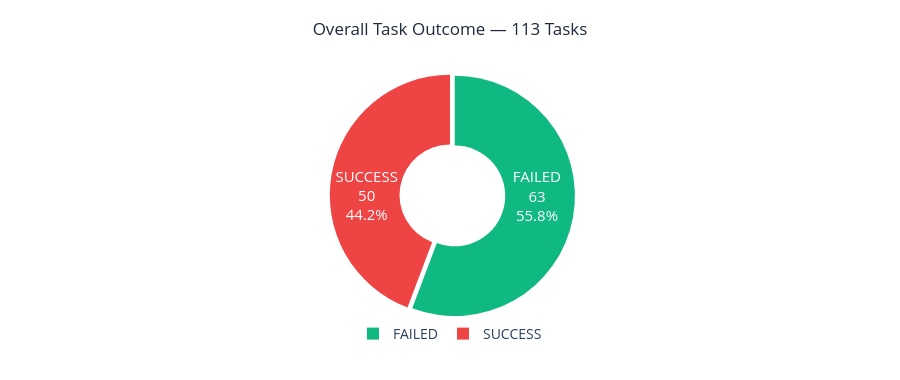
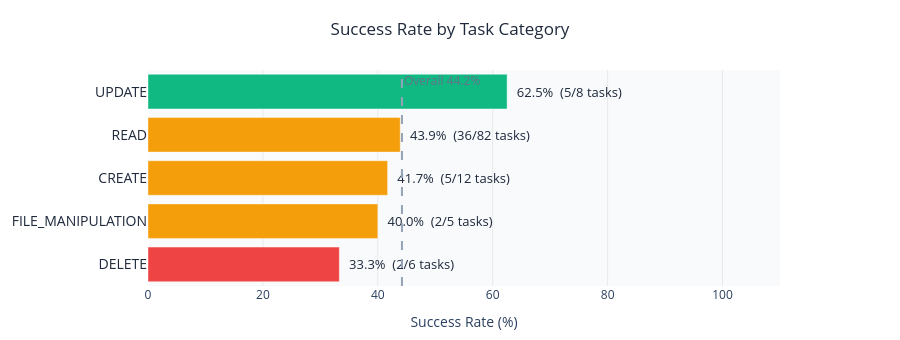

Write notebook code for charts like these, in order.
### Markdown cell above
### 1B. Status & Category Distribution

### Code cell
# ── Status distribution ──
status_counts = df['status'].value_counts().reset_index()
status_counts.columns = ['Status', 'Count']
status_counts['Pct'] = (status_counts['Count'] / len(df) * 100).round(1)

# Chart 1 — Status donut (standalone, no label collision)
fig_status = go.Figure(go.Pie(
    labels=status_counts['Status'],
    values=status_counts['Count'],
    marker_colors=['#10B981', '#EF4444'],
    textinfo='label+percent+value',
    textfont=dict(size=15, color='white'),
    textposition='inside',
    insidetextorientation='radial',
    hole=0.42,
    pull=[0.04, 0],
))
fig_status.update_layout(
    title=dict(text='Overall Task Outcome — 113 Tasks',
               font=dict(size=17, color='#1e293b'), x=0.5, xanchor='center'),
    height=380,
    paper_bgcolor='white',
    legend=dict(font=dict(size=14), orientation='h', yanchor='bottom', y=-0.12, xanchor='center', x=0.5),
    margin=dict(l=40, r=40, t=70, b=60)
)
fig_status.show()

# Chart 2 — Category success rate (horizontal bar — avoids label overlap)
cat_sr = df.groupby('category')['is_success'].agg(['sum','count','mean']).reset_index()
cat_sr.columns = ['category','successes','total','success_rate']
cat_sr['success_pct'] = (cat_sr['success_rate'] * 100).round(1)
cat_sr = cat_sr.sort_values('success_pct')

bar_colors = ['#EF4444' if x < 40 else '#F59E0B' if x < 55 else '#10B981'
              for x in cat_sr['success_pct']]

fig_cat = go.Figure(go.Bar(
    x=cat_sr['success_pct'],
    y=cat_sr['category'],
    orientation='h',
    marker=dict(color=bar_colors, line=dict(color='rgba(255,255,255,0.4)', width=1)),
    text=[f'  {p}%  ({s}/{t} tasks)'
          for p, s, t in zip(cat_sr['success_pct'], cat_sr['successes'], cat_sr['total'])],
    textposition='outside',
    textfont=dict(size=13, color='#1e293b'),
    cliponaxis=False,
))
fig_cat.add_vline(x=44.2, line_dash='dash', line_color='#94a3b8',
                  annotation_text='Overall 44.2%',
                  annotation_font=dict(size=12, color='#64748b'))
fig_cat.update_layout(
    title=dict(text='Success Rate by Task Category',
               font=dict(size=17, color='#1e293b'), x=0.5, xanchor='center'),
    xaxis=dict(
        title='Success Rate (%)', range=[0, 110],
        tickfont=dict(size=12), showgrid=True, gridcolor='rgba(0,0,0,0.07)'
    ),
    yaxis=dict(tickfont=dict(size=14, color='#1e293b'), automargin=True),
    height=340,
    plot_bgcolor='#f8fafc',
    paper_bgcolor='white',
    margin=dict(l=20, r=120, t=70, b=50),
    showlegend=False
)
fig_cat.show()

print('\nStatus breakdown:')
print(status_counts.to_string(index=False))
print('\nCategory success rates:')
print(cat_sr[['category','total','successes','success_pct']].sort_values('success_pct', ascending=False).to_string(index=False))

### Figure 1 — Plotly figure (JSON) as saved in the notebook; plotly's stock layout.template omitted (floating-point values rounded to 4 significant figures)
{"data": [{"hole": 0.42, "insidetextorientation": "radial", "labels": ["FAILED", "SUCCESS"], "marker": {"colors": ["#10B981", "#EF4444"]}, "pull": [0.04, 0], "textfont": {"color": "white", "size": 15}, "textinfo": "label+percent+value", "textposition": "inside", "type": "pie", "values": [63, 50]}], "layout": {"height": 380, "legend": {"font": {"size": 14}, "orientation": "h", "x": 0.5, "xanchor": "center", "y": -0.12, "yanchor": "bottom"}, "margin": {"b": 60, "l": 40, "r": 40, "t": 70}, "paper_bgcolor": "white", "title": {"font": {"color": "#1e293b", "size": 17}, "text": "Overall Task Outcome — 113 Tasks", "x": 0.5, "xanchor": "center"}}}

### Figure 2 — Plotly figure (JSON) as saved in the notebook; plotly's stock layout.template omitted (floating-point values rounded to 4 significant figures)
{"data": [{"cliponaxis": false, "marker": {"color": ["#EF4444", "#F59E0B", "#F59E0B", "#F59E0B", "#10B981"], "line": {"color": "rgba(255,255,255,0.4)", "width": 1}}, "orientation": "h", "text": ["  33.3%  (2/6 tasks)", "  40.0%  (2/5 tasks)", "  41.7%  (5/12 tasks)", "  43.9%  (36/82 tasks)", "  62.5%  (5/8 tasks)"], "textfont": {"color": "#1e293b", "size": 13}, "textposition": "outside", "type": "bar", "x": [33.3, 40, 41.7, 43.9, 62.5], "y": ["DELETE", "FILE_MANIPULATION", "CREATE", "READ", "UPDATE"]}], "layout": {"annotations": [{"font": {"color": "#64748b", "size": 12}, "showarrow": false, "text": "Overall 44.2%", "x": 44.2, "xanchor": "left", "xref": "x", "y": 1, "yanchor": "top", "yref": "y domain"}], "height": 340, "margin": {"b": 50, "l": 20, "r": 120, "t": 70}, "paper_bgcolor": "white", "plot_bgcolor": "#f8fafc", "shapes": [{"line": {"color": "#94a3b8", "dash": "dash"}, "type": "line", "x0": 44.2, "x1": 44.2, "xref": "x", "y0": 0, "y1": 1, "yref": "y domain"}], "showlegend": false, "title": {"font": {"color": "#1e293b", "size": 17}, "text": "Success Rate by Task Category", "x": 0.5, "xanchor": "center"}, "xaxis": {"gridcolor": "rgba(0,0,0,0.07)", "range": [0, 110], "showgrid": true, "tickfont": {"size": 12}, "title": {"text": "Success Rate (%)"}}, "yaxis": {"automargin": true, "tickfont": {"color": "#1e293b", "size": 14}}}}
